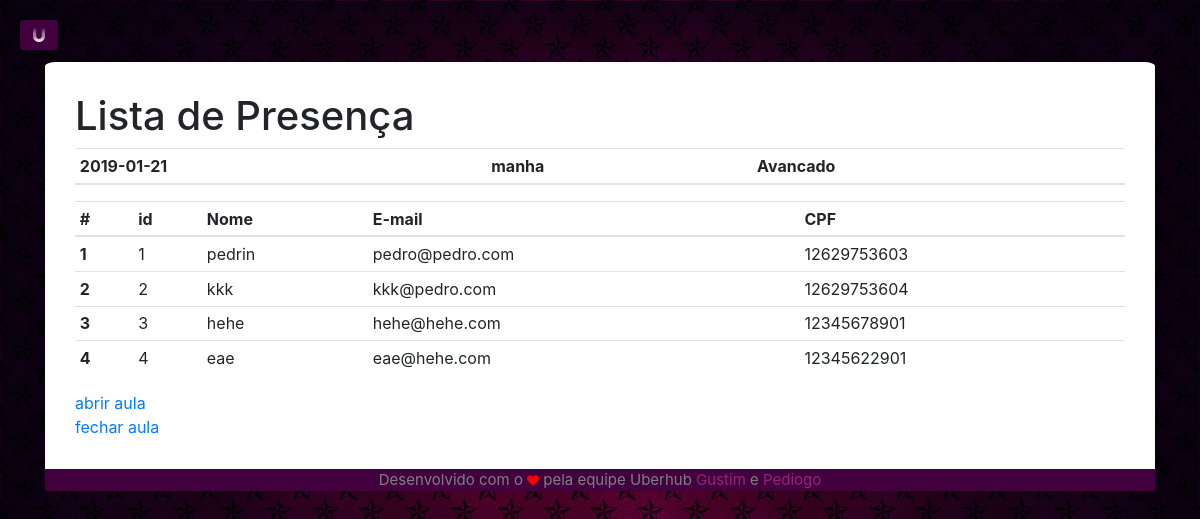
The page /lista/4 (signed in) on the database its author committed.
### app/models/tables.py (models this page shows, shortened)
class Aula(db.Model):
    __tablename__ = "aula"
    id       = db.Column(db.Integer, primary_key=True, autoincrement=True)
    dia      = db.Column(db.Date)
    horario  = db.Column(db.String(5), CheckConstraint('horario="manha" or horario="tarde"'), nullable=False)
    nivel    = db.Column(db.String(15), nullable=False)
    ativa    = db.Column(db.Boolean, default=False, server_default=sa.sql.expression.false(), nullable=False)
    id_prof  = db.Column(db.Integer, db.ForeignKey('professor.id'))
    fk_professor =  db.relationship('Professor', foreign_keys=id_prof)

class Aluno(db.Model):
    __tablename__ = "aluno"
    id       = db.Column(db.Integer, primary_key=True, autoincrement=True)
    cpf      = db.Column(db.String(11), nullable=False, unique=True)
    email    = db.Column(db.String(50), nullable=False, unique=True)
    nome     = db.Column(db.String(50), nullable=False)
    telefone = db.Column(db.String(11))
    horario  = db.Column(db.String(5), CheckConstraint('horario IN ("manha", "tarde")'), nullable=False)
    ID_URI   = db.Column(db.String(5), unique=True)

### app/controllers/default.py (the view)
@app.route("/lista/")
@app.route("/lista/<id_aula>")
def lista(id_aula=None):
    if current_user.is_authenticated:
        if id_aula == None:
            id_aula = tables.Aula.query.filter_by(id_prof=current_user.id).order_by(tables.Aula.id.desc()).first().id
        aula = tables.Aula.query.filter_by(id=id_aula).first()
        alunos = session.query(tables.Aluno).join(tables.Presenca).filter_by(id_aula=id_aula).all()
        print(aula)
        print(alunos)
        print("printei")
        return render_template('home/table.html',
                                alunos=alunos, aula=aula)
    else:
        return redirect(url_for('login'))

### app/controllers/default.py (called while the page is built)
@lm.user_loader
def load_user(id):
    return tables.Professor.query.filter_by(id=id).first()

### app/controllers/functions.py (called while the page is built)
def shufflebg():
    x = randint(1, 5)
    if x == 1:
        return "bg"
    if x == 2:
        return "bg1"
    if x == 3:
        return "bg2"
    if x == 4:
        return "bg3"
    return "bg"

### app/models/tables.py (called while the page is built)
    @property
    def is_authenticated(self):
        return True

### app/templates/home/table.html (shortened to what this page needs)
{% extends 'base.html' %}
    {% block body %}
    <h1>Lista de Presença</h1>
    <table class="table table-hover table-sm">
        <thead>
          <tr>
            <th scope="col">{{ aula.dia }}</th>
            <th scope="col">{{ aula.horario }}</th>
            <th scope="col">{{ aula.nivel }}</th>
          </tr>
        </thead>
      </table>
    {% if alunos[0] %}
    <table class="table table-hover table-sm">
      <thead>
        <tr>
          <th scope="col">#</th>
          <th scope="col">id</th>
          <th scope="col">Nome</th>
          <th scope="col">E-mail</th>
          <th scope="col">CPF</th>
        </tr>
      </thead>
      <tbody>
        {% for aluno in alunos %}
        <tr>
          <th scope="row">{{ loop.index }}</th>
          <td>{{ aluno.id }}</td>
          <td>{{ aluno.nome }}</td>
          <td>{{ aluno.email }}</td>
          <td>{{ aluno.cpf }}</td>
        </tr>
        {% endfor %}
      </tbody>
    </table>
    {% endif %}
        <a href="{{ url_for('abriraula', id_aula=aula.id) }}">abrir aula</a><br/>
        <a href="{{ url_for('fecharaula', id_aula=aula.id) }}">fechar aula</a>
    {% endblock %}

### app/static/home/simple-sidebar.css (style rules this page uses)
body.bg2 { overflow-x: hidden; background-image: url(../img/bg2.jpg); background-color: #E6E6FA; background-size: 100%; }
html { scroll-behavior: smooth; }

### rows shown on the page
Aula: dia "2019-01-21", horario "manha", nivel "Avancado"
Aluno: id "1", nome "pedrin", email "pedro@pedro.com", cpf "12629753603"
Aluno: id "2", nome "kkk", email "kkk@pedro.com", cpf "12629753604"
Aluno: id "3", nome "hehe", email "hehe@hehe.com", cpf "12345678901"
Aluno: id "4", nome "eae", email "eae@hehe.com", cpf "12345622901"
